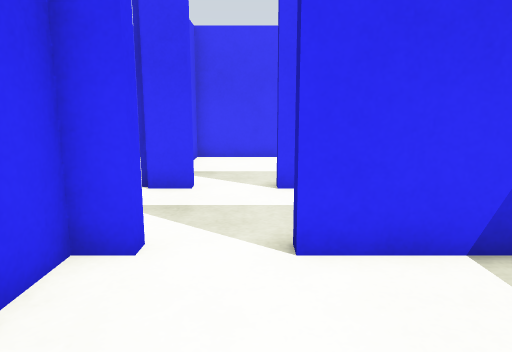
[1] (above)

17 first-person views from a walk through a robot-simulator world made for Gazebo. The camera is 0.88 m above the floor, tilts 10° down and sees 70° across. The floor is counted in squares, 0.5 m on a side. Each view is taken from the middle of a square. On the plan, view 1 faces up. The plan holds only what a view shows up to about 17 squares ahead; the rest is blank.

[2]
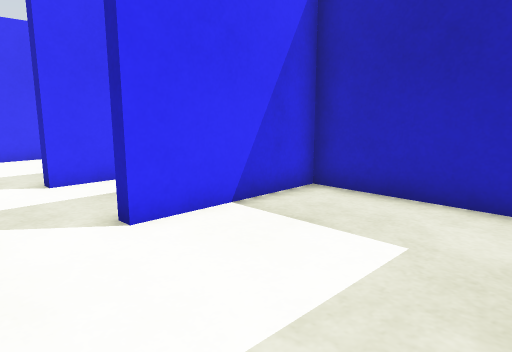

[3]
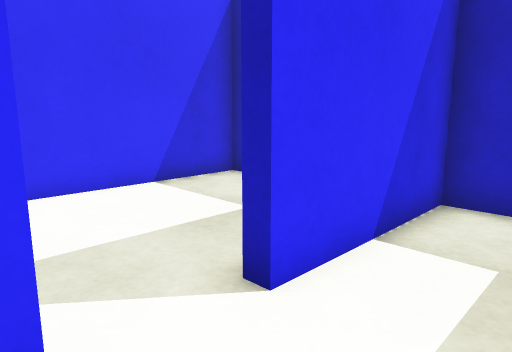

[4]
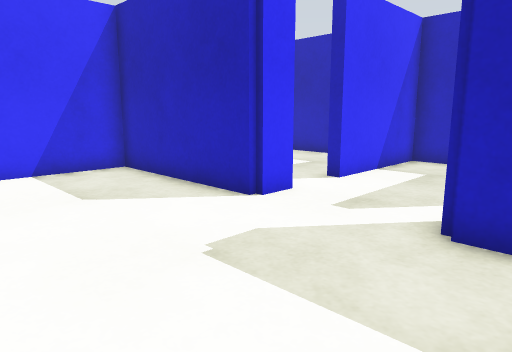

[5]
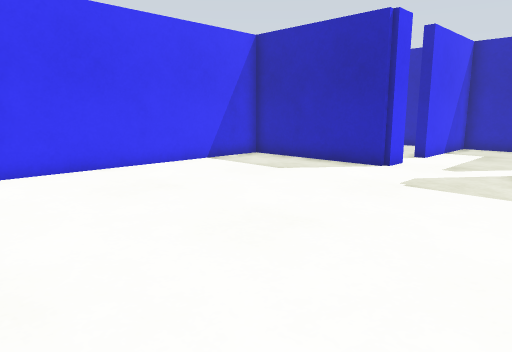

[6]
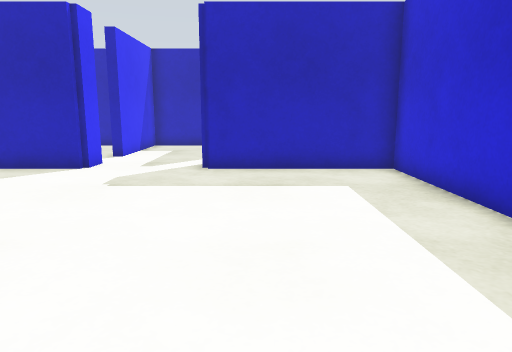

[7]
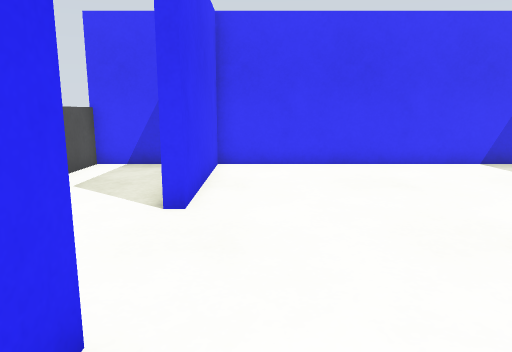

[8]
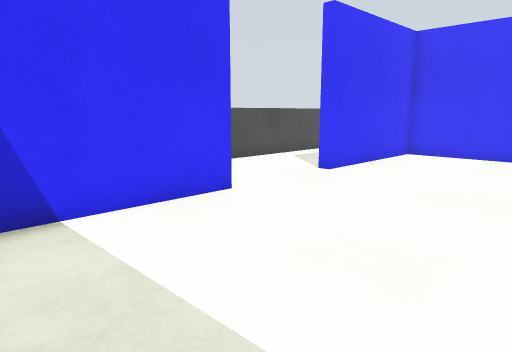

[9]
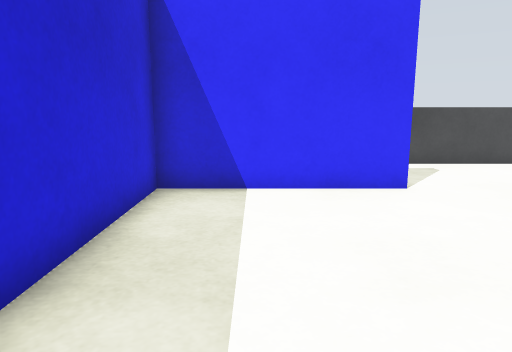

[10]
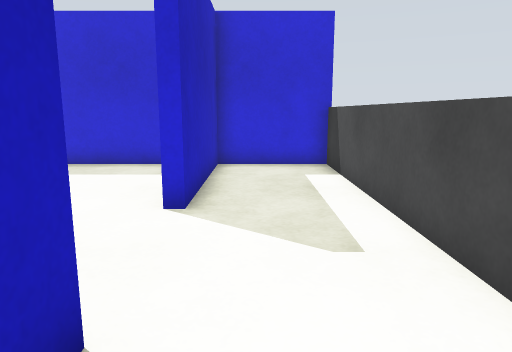

[11]
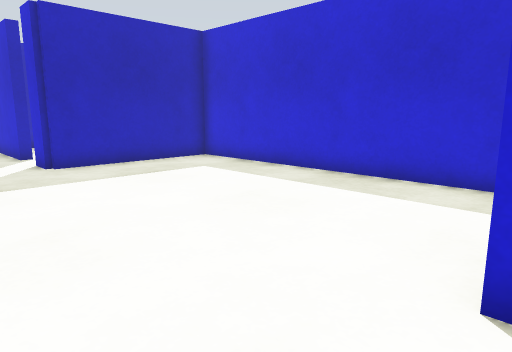

[12]
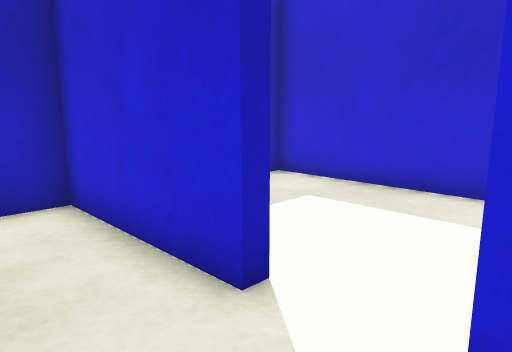

[13]
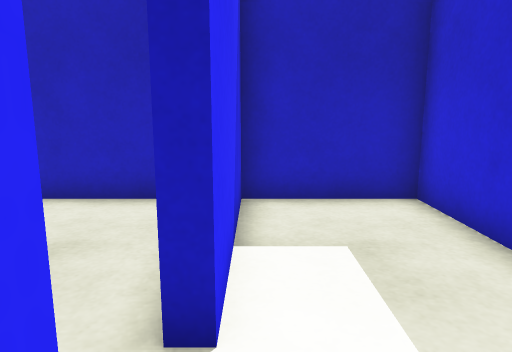

[14]
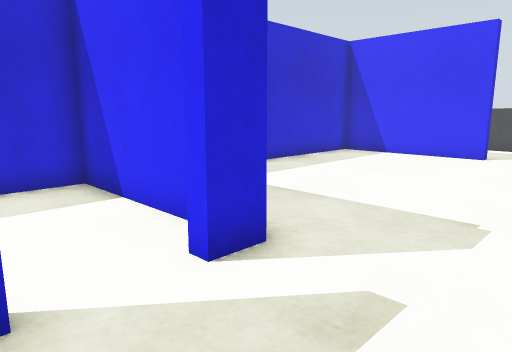

[15]
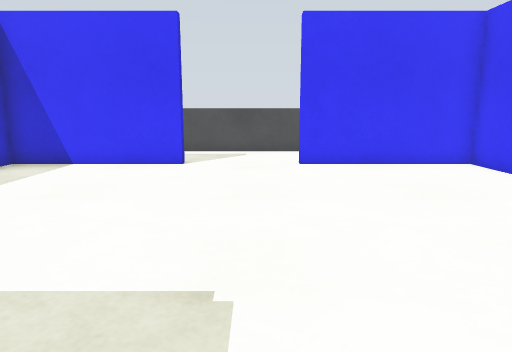

[16]
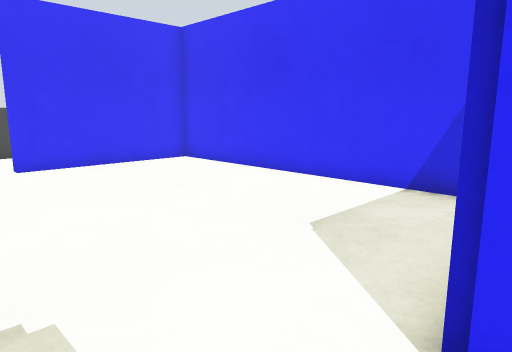

[17]
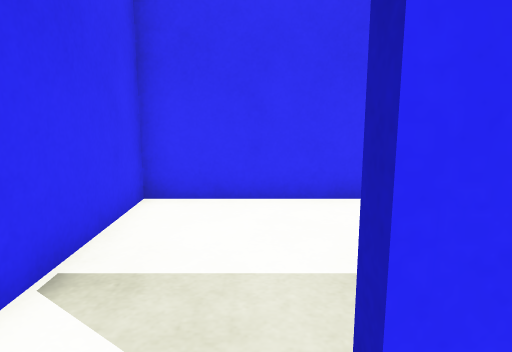

### Floor plan
Ten units are one square. View 1 is at (0, 0); x grows to the right and y downward. Boxes are objects, and circles mark ways between rooms. Rooms are numbered by the first view taken in them; rooms with no view inside come last. Other rooms are left out.
<svg viewBox="-189 -148 247 166">
<path fill="none" stroke="#000" d="M-23 -35 -23 13 53 13 53 -43 5 -43 5 -47 53 -47 53 -83 5 -83M-147 -45 -143 -45 -143 13 -27 13 -27 -45M-27 -84 -27 -143 -143 -143 -143 -85M-143 -85 -147 -85 -147 -94M-161 -143 -184 -143M-184 13 -147 13 -147 -45M-184 -143 -184 13M5 -83 5 -88M53 -100 53 -143 -23 -143 -23 -100"/>
<rect x="-25" y="-55" width="10" height="20" fill="#bbb"><title>blue box</title></rect>
<rect x="-25" y="-95" width="10" height="10" fill="#bbb"><title>blue box</title></rect>
<circle cx="-30" cy="-65" r="3" fill="#2a7"/>
<circle cx="-10" cy="-90" r="3" fill="#2a7"/>
<circle cx="-150" cy="-65" r="3" fill="#2a7"/>
<text x="10" y="-30">1</text>
<text x="-90" y="-70">2</text>
<text x="-170" y="-70">3</text>
<text x="10" y="-120">4</text>
</svg>
Room 1 opens to room 2. Room 1 opens to room 4. Room 2 opens to room 3.

Where each view was taken, in squares from view 1:
view 1: 0 up, 0 right, facing up
view 2: 1 down, 2 left, facing up-right
view 3: 6 up, 2 left, facing up-right
view 4: 3 up, 8 left, facing up-right
view 5: 3 up, 14 left, facing up-right
view 6: 3 up, 14 left, facing right
view 7: 2 up, 13 left, facing up
view 8: 1 down, 8 left, facing up-left
view 9: 1 up, 6 left, facing left
view 10: 11 up, 16 left, facing down
view 11: 8 up, 15 left, facing down-right
view 12: 7 up, 2 left, facing down-right
view 13: 8 up, 2 left, facing right
view 14: 8 up, 1 right, facing down-left
view 15: 7 up, 2 left, facing left
view 16: 6 up, 2 left, facing up-left
view 17: 7 up, 0 right, facing up
